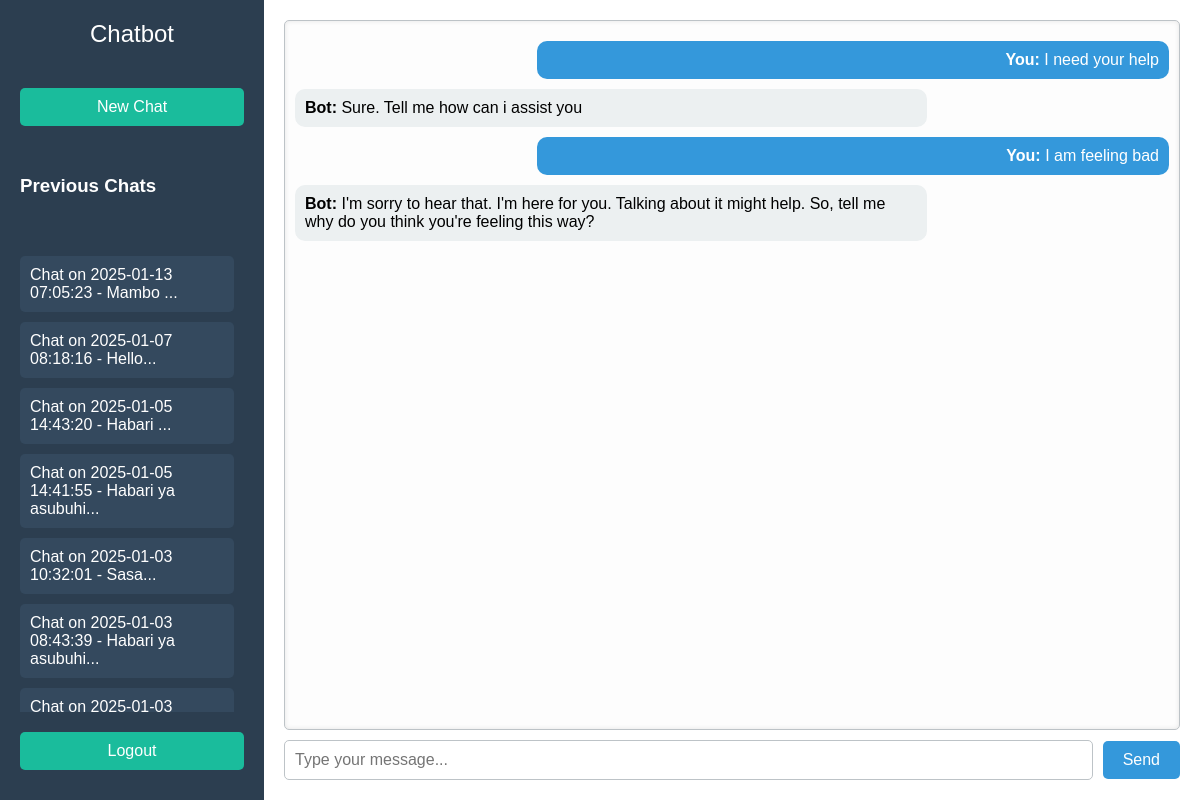
The page /chat/2 (signed in) on the database its author committed.
### tables this page shows
CREATE TABLE chats (
                chat_id INTEGER PRIMARY KEY AUTOINCREMENT,
                user_id INTEGER NOT NULL,
                created_at TIMESTAMP DEFAULT CURRENT_TIMESTAMP,
                FOREIGN KEY(user_id) REFERENCES users(id)
            );

CREATE TABLE messages (
                message_id INTEGER PRIMARY KEY AUTOINCREMENT,
                chat_id INTEGER NOT NULL,
                sender TEXT NOT NULL,  -- 'user' or 'bot'
                message TEXT NOT NULL,
                created_at TIMESTAMP DEFAULT CURRENT_TIMESTAMP,
                FOREIGN KEY(chat_id) REFERENCES chats(chat_id)
            );

### app.py (the view, shortened to what this page needs)
@app.route('/chat/<int:chat_id>', methods=['GET', 'POST'])
def chat_details(chat_id):
    if 'user_id' not in session:
        return redirect(url_for('login'))
    user_id = session['user_id']
    current_chat = []
    all_chats = []
    with sqlite3.connect(DATABASE) as conn:
        cursor = conn.cursor()
        try:
            cursor.execute("SELECT sender, message FROM messages WHERE chat_id = ? ORDER BY created_at", (chat_id,))
            current_chat = cursor.fetchall()
            cursor.execute("""
                SELECT c.chat_id, c.created_at, (SELECT message FROM messages WHERE chat_id = c.chat_id ORDER BY created_at LIMIT 1) AS first_message
                FROM chats c
                WHERE c.user_id = ?
                ORDER BY c.created_at DESC
            """, (user_id,))
            all_chats = cursor.fetchall()
        except sqlite3.Error as e:
            flash('An error occurred while processing your message.', 'danger')
            print(f"Database error: {e}")
    return render_template('chat.html', chat_history=current_chat, chat_id=chat_id, chats=all_chats)

### templates/chat.html (shortened to what this page needs)
<!DOCTYPE html>
<html lang="en">
<head>
</head>
<body>
    <div class="container">
        <div class="sidebar">
            <h2>Chatbot</h2>
            <button onclick="window.location.href='/new_chat'">New Chat</button>
            <h3>Previous Chats</h3>
            <div class="chat-list">
                {% if chats %}
                    {% for chat in chats %}
                        <a href="{{ url_for('chat_details', chat_id=chat[0]) }}">
                            Chat on {{ chat[1] }} - {{ chat[2][:20] if chat[2] else 'No Messages' }}...
                        </a>
                    {% endfor %}
                {% else %}
                    <p>No previous chats found.</p>
                {% endif %}
            </div>
            <button onclick="window.location.href='/logout'">Logout</button>
        </div>
        <div class="chat-box">
            <div class="chat-window" id="chat-window">
                {% if chat_history %}
                    {% for message in chat_history %}
                        <div class="chat-message {% if message[0] == 'user' %}user{% else %}bot{% endif %}">
                            <strong>{% if message[0] == 'user' %}You{% else %}Bot{% endif %}:</strong> {{ message[1] }}
                        </div>
                    {% endfor %}
                {% else %}
                    <p style="text-align: center; color: #95a5a6;">No messages yet. Start the conversation!</p>
                {% endif %}
            </div>
            <form method="post" class="input-box">
                <input type="text" name="message" placeholder="Type your message..." required>
                <button type="submit">Send</button>
            </form>
        </div>
    </div>
</body>
</html>

### templates/chat.html (style rules this page uses)
body { margin: 0; font-family: Arial, sans-serif; background-color: #ecf0f1; }
.container { display: flex; height: 100vh; }
.sidebar { width: 20%; background-color: #2c3e50; color: white; display: flex; flex-direction: column; justify-content: space-between; padding: 20px; box-shadow: 2px 0px 5px rgba(0, 0, 0, 0.1); }
.sidebar h2 { margin: 0 0 20px; text-align: center; font-weight: normal; font-size: 1.5em; }
.sidebar button { background-color: #1abc9c; border: none; padding: 10px; color: white; font-size: 1em; cursor: pointer; margin-bottom: 10px; border-radius: 5px; transition: background-color 0.3s ease; }
.chat-list { margin-top: 20px; max-height: 60%; overflow-y: auto; padding-right: 10px; }
.chat-list a { display: block; background-color: #34495e; margin-bottom: 10px; padding: 10px; color: white; font-size: 1em; border-radius: 5px; text-decoration: none; cursor: pointer; }
.chat-box { width: 80%; display: flex; flex-direction: column; background-color: white; padding: 20px; }
.chat-window { flex-grow: 1; overflow-y: auto; border: 1px solid #bdc3c7; border-radius: 5px; padding: 10px; background-color: #fdfdfd; box-shadow: inset 0 0 5px rgba(0, 0, 0, 0.1); }
.chat-message { margin: 10px 0; padding: 10px; border-radius: 10px; max-width: 70%; word-wrap: break-word; }
.chat-message.user { text-align: right; background-color: #3498db; color: white; margin-left: auto; }
.chat-message.bot { text-align: left; background-color: #ecf0f1; color: black; margin-right: auto; }
.input-box { display: flex; align-items: center; margin-top: 10px; width: 100%; }
.input-box input { flex-grow: 1; padding: 10px; margin-right: 10px; border: 1px solid #bdc3c7; border-radius: 5px; font-size: 1em; }
.input-box button { background-color: #3498db; border: none; padding: 10px 20px; color: white; font-size: 1em; cursor: pointer; border-radius: 5px; transition: background-color 0.3s ease; }

### rows shown on the page
chats: created_at "2025-01-13 07:05:23", chat "Mambo"
chats: created_at "2025-01-07 08:18:16", chat "Hello"
chats: created_at "2025-01-05 14:43:20", chat "Habari"
chats: created_at "2025-01-05 14:41:55", chat "Habari ya asubuhi"
chats: created_at "2025-01-03 10:32:01", chat "Sasa"
chats: created_at "2025-01-03 08:43:39", chat "Habari ya asubuhi"
chats: created_at "2025-01-03…"
messages: sender "You", message "I need your help"
messages: sender "Bot", message "Sure. Tell me how can i assist you"
messages: sender "You", message "I am feeling bad"
messages: sender "Bot", message "I'm sorry to hear that. I'm here for you. Talking about it might help. So, tell me why do you think you're feeling this way?"
